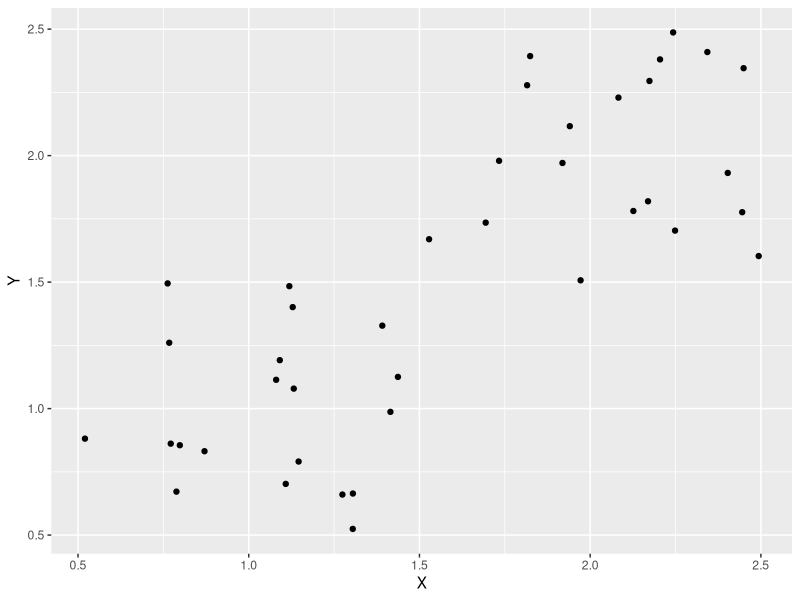
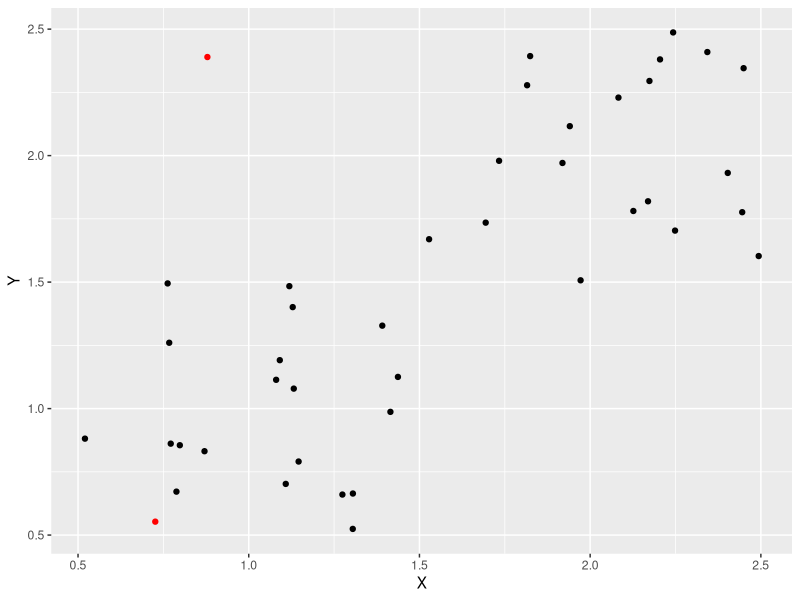
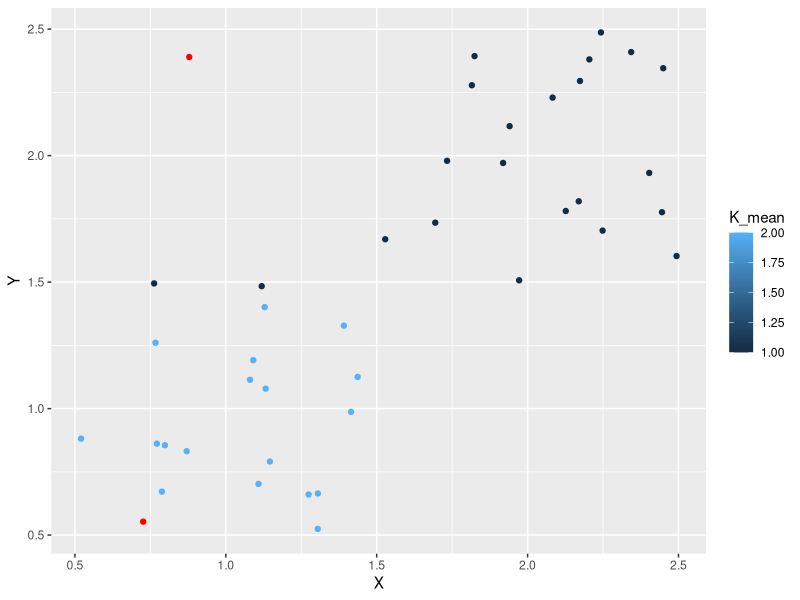
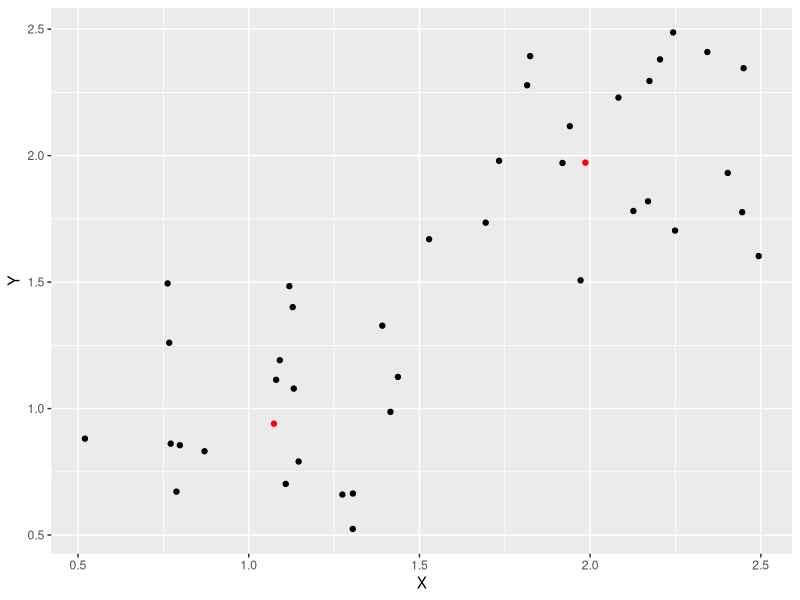
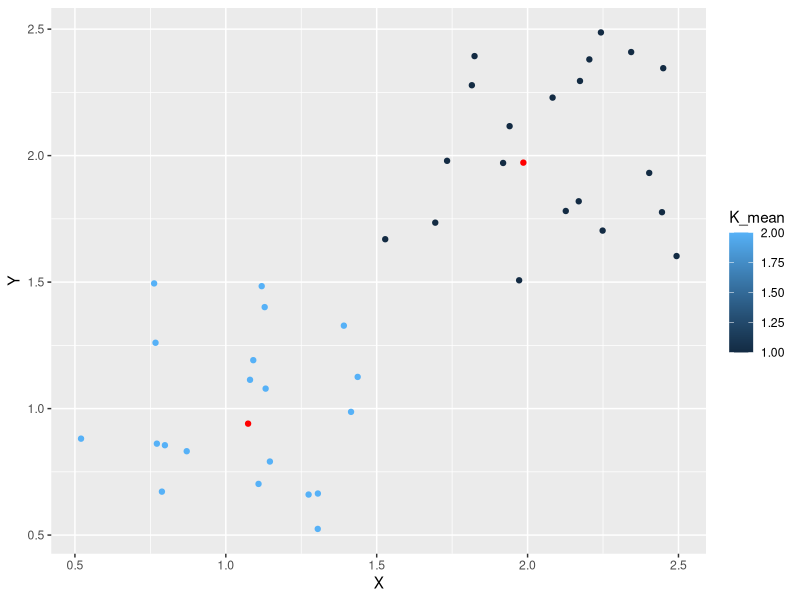
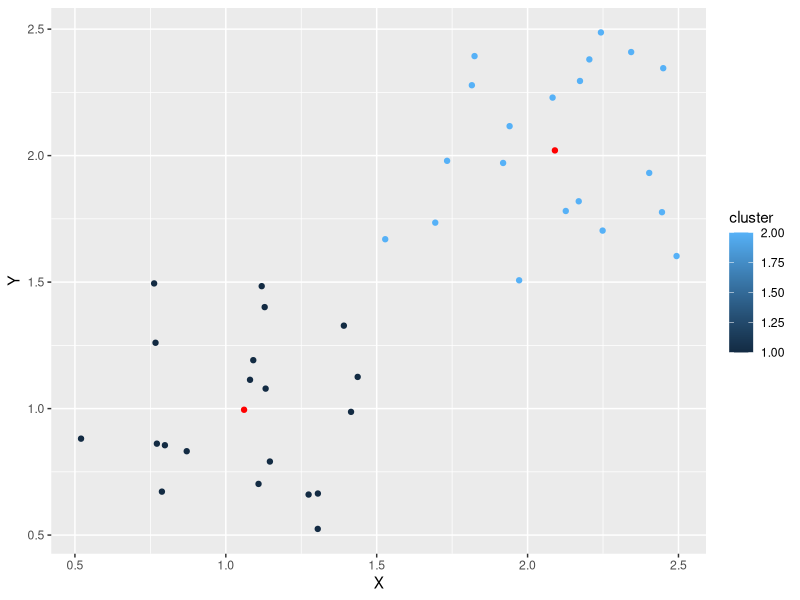

R code for these plots, in order:
## ---- chunk 1
knitr::opts_chunk$set(echo = TRUE)

library(dplyr)
library(tibble)
library(ggplot2)

## ---- chunk 2

X1 <- runif(20, min = 0.5, 1.5)
Y1 <- runif(20, min = 0.5, 1.5)

X2 <- runif(20, min = 1.5, 2.5)
Y2 <- runif(20, min = 1.5, 2.5)

data <- tibble(n = 1:40, X = c(X1, X2), Y = c(Y1, Y2))

data %>% ggplot(aes(X, Y)) + geom_point()

## ---- chunk 3

# Initialise random points

k = 2

min_x = min(data$X)
max_x = max(data$X)

min_y = min(data$Y)
max_y = max(data$Y)

# Initialise the k_means

mu = tibble(K = 1:k,  
            mu_X = runif(k, min = min_x, max = max_x), 
            mu_Y = runif(k, min = min_y, max = max_y))

ggplot() + 
  geom_point(data = data, aes(X, Y)) +
  geom_point(data = mu, aes(mu_X, mu_Y), colour = "red")



## ---- chunk 4

# 1.1) Categorise the points according to the closest mean (using the euclidean distance)

data2 <- data %>% 
  select(n, X, Y) %>% 
  merge(mu) %>% 
  mutate(Distance = sqrt((X-mu_X)^2 + (Y-mu_Y)^2)) %>% 
  arrange(n, Distance) %>% 
  group_by(n) %>% 
  slice(1:1) %>% 
  select(n, X, Y, K_mean = K)

ggplot() + 
  geom_point(data = data2, aes(X, Y, colour = K_mean)) + 
  geom_point(data = mu, aes(mu_X, mu_Y), colour = "red")

## ---- chunk 5

# 1.2) Recalculate the means

new_mu <- data2 %>% 
  group_by(K_mean) %>% 
  summarise(X = mean(X), Y = mean(Y)) %>% 
  rename(K = K_mean) %>% 
  rename(mu_X = X) %>% 
  rename(mu_Y = Y)

ggplot() + 
  geom_point(data = data, aes(X, Y)) +
  geom_point(data = new_mu, aes(mu_X, mu_Y), colour = "red")

## ---- chunk 6

# 2.1) Categorise the points according to the closest mean (using the euclidean distance)

data3 <- data2 %>% 
  select(n, X, Y) %>% 
  merge(new_mu) %>% 
  mutate(Distance = sqrt((X - mu_X)^2 + (Y - mu_Y)^2)) %>% 
  arrange(n, Distance) %>% 
  group_by(n) %>% 
  slice(1:1) %>% 
  select(n, X, Y, K_mean = K)

ggplot() + 
  geom_point(data = data3, aes(X, Y, colour = K_mean)) + 
  geom_point(data = new_mu, aes(mu_X, mu_Y), colour = "red")

## ---- chunk 7

# Geen package nodig nie! Flip so eenvoudig soos dit!!!

myclusters <- kmeans(x = data, 
                     centers = 2, 
                     iter.max = 2,
                     algorithm = "Hartigan-Wong")

myclusters

  
## ---- chunk 8

data10 <- bind_cols(data, tibble(cluster = myclusters$cluster))

ggplot() + 
  geom_point(data = data10, aes(X, Y, colour = cluster)) + 
  geom_point(data = myclusters$centers %>% as_tibble(), aes(X, Y), colour = "red")


